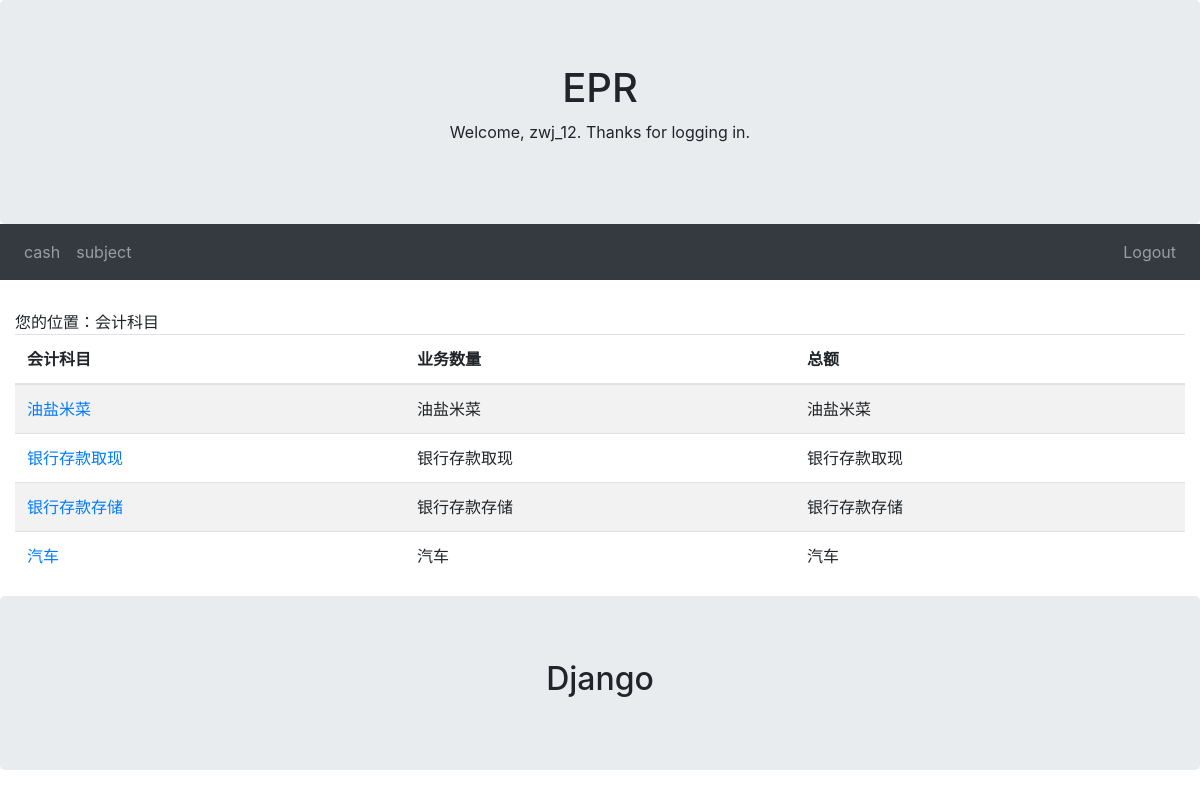
The app's page /subject/ (signed in) with its own data.
### accountingsubject/models.py (models this page shows, shortened)
class AccountingSubject(CommonInfo):
    accounting_subject = models.CharField(max_length=50, unique=True, help_text="会计科目")
    debit_balance = models.BooleanField(default=True)
    class Meta:
        db_table = 'cash_accounting_subject'

### accountingsubject/views.py (the view)
# urls.py: path('', views.IndexView.as_view(), name='index'),
class IndexView(generic.ListView):
    template_name = 'accountingsubject/index.html'
    context_object_name = 'accounting_subject_list'
    def get_queryset(self):
        return AccountingSubject.objects.all()

### accountingsubject/templates/accountingsubject/index.html (shortened to what this page needs)
{% extends "base.html" %}
{% block content %}
您的位置：会计科目
{% if accounting_subject_list %}
<table class="table table-striped">
    <thead>
    <tr>
        <th width="200px">会计科目</th>
        <th width="200px">业务数量</th>
        <th width="200px">总额</th>
    </tr>
    </thead>
    <tbody>
    {% for accounting_subject in accounting_subject_list %}
    <tr>
        <td><a href="{% url 'subject:detail' accounting_subject.id %}">{{ accounting_subject.accounting_subject }}</a></td>
        <td>{{ accounting_subject.accounting_subject }}</td>
        <td>{{ accounting_subject.accounting_subject }}</td>
    </tr>
    {% endfor %}
    </tbody>
</table>
{% else %}
<p>没有会计科目</p>
{% endif %}
{% endblock %}

### accountingsubject/templates/base.html (shortened to what this page needs)
<!DOCTYPE html>
<html>
<head>
    {% load static %}
    <link rel="stylesheet" type="text/css" href="{% static 'bootstrap/css/bootstrap.min.css' %}">
</head>
<body>
<div class="jumbotron text-center" style="margin-bottom:0">
    <h1>EPR</h1>
    {% if user.is_authenticated %}
    <p>Welcome, {{ user.username }}. Thanks for logging in.</p>
    {% else %}
    <p>Welcome, new user. Please log in.</p>
    {% endif %}
</div>
<nav class="navbar navbar-expand-sm bg-dark navbar-dark">
    <ul class="navbar-nav">
        <li class="nav-item">
            <a class="nav-link" href="{% url 'cash:index'%}">cash</a>
        </li>
        <li class="nav-item">
            <a class="nav-link" href="{% url 'subject:index' %}">subject</a>
        </li>
    </ul>
    <ul class="navbar-nav ml-auto">
        <li class="nav-item">
            <a class="nav-link" href="{% url 'cash:logout'%}">Logout</a>
        </li>
    </ul>
</nav>
<div class="container-fluid" style="margin-top:30px">
    <div class="row">
        <div class="col">
            {% block content %}{% endblock %}
        </div>
    </div>
</div>
<div class="jumbotron text-center" style="margin-bottom:0">
    <h2>Django</h2>
</div>
</body>
</html>

### records on screen
AccountingSubject: accounting_subject "油盐米菜"
AccountingSubject: accounting_subject "银行存款取现"
AccountingSubject: accounting_subject "银行存款存储"
AccountingSubject: accounting_subject "汽车"

### other values on screen
{{ user.username }} "zwj_12"
